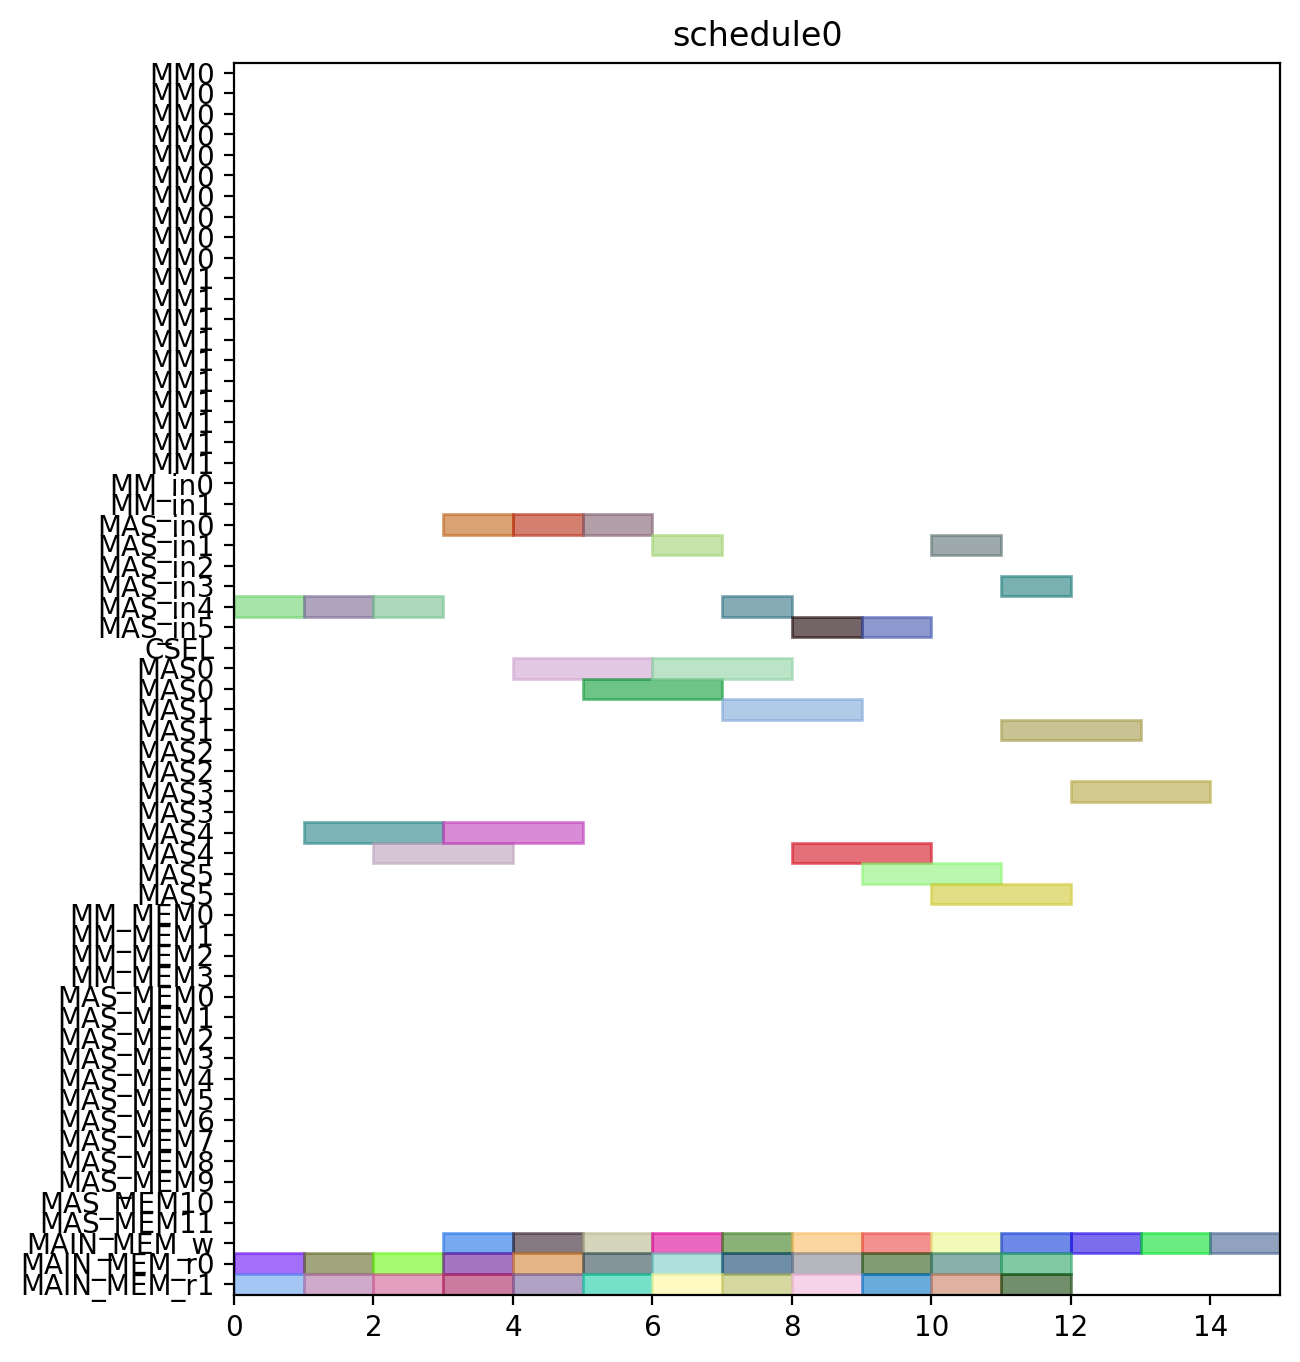

The script that drew this image:
from pyschedule import Scenario, solvers, plotters, alt


def solve():
	horizon = 120
	S = Scenario("schedule0", horizon=horizon)

	# resource
	MM = S.Resources('MM', num=2, size=10)
	MM_in = S.Resources('MM_in', num=2)
	MAS_in = S.Resources('MAS_in', num=6)
	CSEL = S.Resource('CSEL')
	MAS = S.Resources('MAS', num=6, size=2, periods=range(1, horizon))
	MM_MEM = S.Resources('MM_MEM', num=4)
	MAS_MEM = S.Resources('MAS_MEM', num=12)
	MAIN_MEM_w = S.Resource('MAIN_MEM_w', size=1)
	MAIN_MEM_r = S.Resources('MAIN_MEM_r', num=2)

	# result of previous scheduling

	# new tasks
	c000 = S.Task('c000', length=2, delay_cost=1)
	c000 += alt(MAS)
	c000_in = S.Task('c000_in', length=1, delay_cost=1)
	c000_in += alt(MAS_in)
	S += c000_in*MAS_in[0]<=c000*MAS[0]

	S += c000_in*MAS_in[1]<=c000*MAS[1]

	S += c000_in*MAS_in[2]<=c000*MAS[2]

	S += c000_in*MAS_in[3]<=c000*MAS[3]

	S += c000_in*MAS_in[4]<=c000*MAS[4]

	S += c000_in*MAS_in[5]<=c000*MAS[5]

	S += 0<c000

	c000_w = S.Task('c000_w', length=1, delay_cost=1)
	c000_w += alt(MAIN_MEM_w)
	S += c000 <= c000_w

	c000_mem0 = S.Task('c000_mem0', length=1, delay_cost=1)
	c000_mem0 += MAIN_MEM_r[0]
	S += c000_mem0 <= c000

	c000_mem1 = S.Task('c000_mem1', length=1, delay_cost=1)
	c000_mem1 += MAIN_MEM_r[1]
	S += c000_mem1 <= c000

	c001 = S.Task('c001', length=2, delay_cost=1)
	c001 += alt(MAS)
	c001_in = S.Task('c001_in', length=1, delay_cost=1)
	c001_in += alt(MAS_in)
	S += c001_in*MAS_in[0]<=c001*MAS[0]

	S += c001_in*MAS_in[1]<=c001*MAS[1]

	S += c001_in*MAS_in[2]<=c001*MAS[2]

	S += c001_in*MAS_in[3]<=c001*MAS[3]

	S += c001_in*MAS_in[4]<=c001*MAS[4]

	S += c001_in*MAS_in[5]<=c001*MAS[5]

	S += 0<c001

	c001_w = S.Task('c001_w', length=1, delay_cost=1)
	c001_w += alt(MAIN_MEM_w)
	S += c001 <= c001_w

	c001_mem0 = S.Task('c001_mem0', length=1, delay_cost=1)
	c001_mem0 += MAIN_MEM_r[0]
	S += c001_mem0 <= c001

	c001_mem1 = S.Task('c001_mem1', length=1, delay_cost=1)
	c001_mem1 += MAIN_MEM_r[1]
	S += c001_mem1 <= c001

	c010 = S.Task('c010', length=2, delay_cost=1)
	c010 += alt(MAS)
	c010_in = S.Task('c010_in', length=1, delay_cost=1)
	c010_in += alt(MAS_in)
	S += c010_in*MAS_in[0]<=c010*MAS[0]

	S += c010_in*MAS_in[1]<=c010*MAS[1]

	S += c010_in*MAS_in[2]<=c010*MAS[2]

	S += c010_in*MAS_in[3]<=c010*MAS[3]

	S += c010_in*MAS_in[4]<=c010*MAS[4]

	S += c010_in*MAS_in[5]<=c010*MAS[5]

	S += 0<c010

	c010_w = S.Task('c010_w', length=1, delay_cost=1)
	c010_w += alt(MAIN_MEM_w)
	S += c010 <= c010_w

	c010_mem0 = S.Task('c010_mem0', length=1, delay_cost=1)
	c010_mem0 += MAIN_MEM_r[0]
	S += c010_mem0 <= c010

	c010_mem1 = S.Task('c010_mem1', length=1, delay_cost=1)
	c010_mem1 += MAIN_MEM_r[1]
	S += c010_mem1 <= c010

	c011 = S.Task('c011', length=2, delay_cost=1)
	c011 += alt(MAS)
	c011_in = S.Task('c011_in', length=1, delay_cost=1)
	c011_in += alt(MAS_in)
	S += c011_in*MAS_in[0]<=c011*MAS[0]

	S += c011_in*MAS_in[1]<=c011*MAS[1]

	S += c011_in*MAS_in[2]<=c011*MAS[2]

	S += c011_in*MAS_in[3]<=c011*MAS[3]

	S += c011_in*MAS_in[4]<=c011*MAS[4]

	S += c011_in*MAS_in[5]<=c011*MAS[5]

	S += 0<c011

	c011_w = S.Task('c011_w', length=1, delay_cost=1)
	c011_w += alt(MAIN_MEM_w)
	S += c011 <= c011_w

	c011_mem0 = S.Task('c011_mem0', length=1, delay_cost=1)
	c011_mem0 += MAIN_MEM_r[0]
	S += c011_mem0 <= c011

	c011_mem1 = S.Task('c011_mem1', length=1, delay_cost=1)
	c011_mem1 += MAIN_MEM_r[1]
	S += c011_mem1 <= c011

	c100 = S.Task('c100', length=2, delay_cost=1)
	c100 += alt(MAS)
	c100_in = S.Task('c100_in', length=1, delay_cost=1)
	c100_in += alt(MAS_in)
	S += c100_in*MAS_in[0]<=c100*MAS[0]

	S += c100_in*MAS_in[1]<=c100*MAS[1]

	S += c100_in*MAS_in[2]<=c100*MAS[2]

	S += c100_in*MAS_in[3]<=c100*MAS[3]

	S += c100_in*MAS_in[4]<=c100*MAS[4]

	S += c100_in*MAS_in[5]<=c100*MAS[5]

	S += 0<c100

	c100_w = S.Task('c100_w', length=1, delay_cost=1)
	c100_w += alt(MAIN_MEM_w)
	S += c100 <= c100_w

	c100_mem0 = S.Task('c100_mem0', length=1, delay_cost=1)
	c100_mem0 += MAIN_MEM_r[0]
	S += c100_mem0 <= c100

	c100_mem1 = S.Task('c100_mem1', length=1, delay_cost=1)
	c100_mem1 += MAIN_MEM_r[1]
	S += c100_mem1 <= c100

	c101 = S.Task('c101', length=2, delay_cost=1)
	c101 += alt(MAS)
	c101_in = S.Task('c101_in', length=1, delay_cost=1)
	c101_in += alt(MAS_in)
	S += c101_in*MAS_in[0]<=c101*MAS[0]

	S += c101_in*MAS_in[1]<=c101*MAS[1]

	S += c101_in*MAS_in[2]<=c101*MAS[2]

	S += c101_in*MAS_in[3]<=c101*MAS[3]

	S += c101_in*MAS_in[4]<=c101*MAS[4]

	S += c101_in*MAS_in[5]<=c101*MAS[5]

	S += 0<c101

	c101_w = S.Task('c101_w', length=1, delay_cost=1)
	c101_w += alt(MAIN_MEM_w)
	S += c101 <= c101_w

	c101_mem0 = S.Task('c101_mem0', length=1, delay_cost=1)
	c101_mem0 += MAIN_MEM_r[0]
	S += c101_mem0 <= c101

	c101_mem1 = S.Task('c101_mem1', length=1, delay_cost=1)
	c101_mem1 += MAIN_MEM_r[1]
	S += c101_mem1 <= c101

	c110 = S.Task('c110', length=2, delay_cost=1)
	c110 += alt(MAS)
	c110_in = S.Task('c110_in', length=1, delay_cost=1)
	c110_in += alt(MAS_in)
	S += c110_in*MAS_in[0]<=c110*MAS[0]

	S += c110_in*MAS_in[1]<=c110*MAS[1]

	S += c110_in*MAS_in[2]<=c110*MAS[2]

	S += c110_in*MAS_in[3]<=c110*MAS[3]

	S += c110_in*MAS_in[4]<=c110*MAS[4]

	S += c110_in*MAS_in[5]<=c110*MAS[5]

	S += 0<c110

	c110_w = S.Task('c110_w', length=1, delay_cost=1)
	c110_w += alt(MAIN_MEM_w)
	S += c110 <= c110_w

	c110_mem0 = S.Task('c110_mem0', length=1, delay_cost=1)
	c110_mem0 += MAIN_MEM_r[0]
	S += c110_mem0 <= c110

	c110_mem1 = S.Task('c110_mem1', length=1, delay_cost=1)
	c110_mem1 += MAIN_MEM_r[1]
	S += c110_mem1 <= c110

	c111 = S.Task('c111', length=2, delay_cost=1)
	c111 += alt(MAS)
	c111_in = S.Task('c111_in', length=1, delay_cost=1)
	c111_in += alt(MAS_in)
	S += c111_in*MAS_in[0]<=c111*MAS[0]

	S += c111_in*MAS_in[1]<=c111*MAS[1]

	S += c111_in*MAS_in[2]<=c111*MAS[2]

	S += c111_in*MAS_in[3]<=c111*MAS[3]

	S += c111_in*MAS_in[4]<=c111*MAS[4]

	S += c111_in*MAS_in[5]<=c111*MAS[5]

	S += 0<c111

	c111_w = S.Task('c111_w', length=1, delay_cost=1)
	c111_w += alt(MAIN_MEM_w)
	S += c111 <= c111_w

	c111_mem0 = S.Task('c111_mem0', length=1, delay_cost=1)
	c111_mem0 += MAIN_MEM_r[0]
	S += c111_mem0 <= c111

	c111_mem1 = S.Task('c111_mem1', length=1, delay_cost=1)
	c111_mem1 += MAIN_MEM_r[1]
	S += c111_mem1 <= c111

	c200 = S.Task('c200', length=2, delay_cost=1)
	c200 += alt(MAS)
	c200_in = S.Task('c200_in', length=1, delay_cost=1)
	c200_in += alt(MAS_in)
	S += c200_in*MAS_in[0]<=c200*MAS[0]

	S += c200_in*MAS_in[1]<=c200*MAS[1]

	S += c200_in*MAS_in[2]<=c200*MAS[2]

	S += c200_in*MAS_in[3]<=c200*MAS[3]

	S += c200_in*MAS_in[4]<=c200*MAS[4]

	S += c200_in*MAS_in[5]<=c200*MAS[5]

	S += 0<c200

	c200_w = S.Task('c200_w', length=1, delay_cost=1)
	c200_w += alt(MAIN_MEM_w)
	S += c200 <= c200_w

	c200_mem0 = S.Task('c200_mem0', length=1, delay_cost=1)
	c200_mem0 += MAIN_MEM_r[0]
	S += c200_mem0 <= c200

	c200_mem1 = S.Task('c200_mem1', length=1, delay_cost=1)
	c200_mem1 += MAIN_MEM_r[1]
	S += c200_mem1 <= c200

	c201 = S.Task('c201', length=2, delay_cost=1)
	c201 += alt(MAS)
	c201_in = S.Task('c201_in', length=1, delay_cost=1)
	c201_in += alt(MAS_in)
	S += c201_in*MAS_in[0]<=c201*MAS[0]

	S += c201_in*MAS_in[1]<=c201*MAS[1]

	S += c201_in*MAS_in[2]<=c201*MAS[2]

	S += c201_in*MAS_in[3]<=c201*MAS[3]

	S += c201_in*MAS_in[4]<=c201*MAS[4]

	S += c201_in*MAS_in[5]<=c201*MAS[5]

	S += 0<c201

	c201_w = S.Task('c201_w', length=1, delay_cost=1)
	c201_w += alt(MAIN_MEM_w)
	S += c201 <= c201_w

	c201_mem0 = S.Task('c201_mem0', length=1, delay_cost=1)
	c201_mem0 += MAIN_MEM_r[0]
	S += c201_mem0 <= c201

	c201_mem1 = S.Task('c201_mem1', length=1, delay_cost=1)
	c201_mem1 += MAIN_MEM_r[1]
	S += c201_mem1 <= c201

	c210 = S.Task('c210', length=2, delay_cost=1)
	c210 += alt(MAS)
	c210_in = S.Task('c210_in', length=1, delay_cost=1)
	c210_in += alt(MAS_in)
	S += c210_in*MAS_in[0]<=c210*MAS[0]

	S += c210_in*MAS_in[1]<=c210*MAS[1]

	S += c210_in*MAS_in[2]<=c210*MAS[2]

	S += c210_in*MAS_in[3]<=c210*MAS[3]

	S += c210_in*MAS_in[4]<=c210*MAS[4]

	S += c210_in*MAS_in[5]<=c210*MAS[5]

	S += 0<c210

	c210_w = S.Task('c210_w', length=1, delay_cost=1)
	c210_w += alt(MAIN_MEM_w)
	S += c210 <= c210_w

	c210_mem0 = S.Task('c210_mem0', length=1, delay_cost=1)
	c210_mem0 += MAIN_MEM_r[0]
	S += c210_mem0 <= c210

	c210_mem1 = S.Task('c210_mem1', length=1, delay_cost=1)
	c210_mem1 += MAIN_MEM_r[1]
	S += c210_mem1 <= c210

	c211 = S.Task('c211', length=2, delay_cost=1)
	c211 += alt(MAS)
	c211_in = S.Task('c211_in', length=1, delay_cost=1)
	c211_in += alt(MAS_in)
	S += c211_in*MAS_in[0]<=c211*MAS[0]

	S += c211_in*MAS_in[1]<=c211*MAS[1]

	S += c211_in*MAS_in[2]<=c211*MAS[2]

	S += c211_in*MAS_in[3]<=c211*MAS[3]

	S += c211_in*MAS_in[4]<=c211*MAS[4]

	S += c211_in*MAS_in[5]<=c211*MAS[5]

	S += 0<c211

	c211_w = S.Task('c211_w', length=1, delay_cost=1)
	c211_w += alt(MAIN_MEM_w)
	S += c211 <= c211_w

	c211_mem0 = S.Task('c211_mem0', length=1, delay_cost=1)
	c211_mem0 += MAIN_MEM_r[0]
	S += c211_mem0 <= c211

	c211_mem1 = S.Task('c211_mem1', length=1, delay_cost=1)
	c211_mem1 += MAIN_MEM_r[1]
	S += c211_mem1 <= c211

	solvers.mip.solve(S,msg=1,kind='CPLEX',ratio_gap=1.01)

	solution = [['hoge']*len(S.solution()[1]) for i in range(len(S.solution()))]
	for i in range(len(S.solution())):
		for j in range(len(S.solution()[i])):
			solution[i][j]=str(S.solution()[i][j])
	print(solution)

	cycles = int(solution[-1][3])

	pic_file_name = "/mnt/rose/usr1/fukuda/ABE/multiRAM_multiMAS_16mux/scheduling_result/stage10MM2_stage2MAS6/CONJ/schedule0.png"
	if(S.solution() != []):
		plotters.matplotlib.plot(S,img_filename=pic_file_name, show_task_labels=False, fig_size=(cycles*0.25+3, 8))

	return solution
